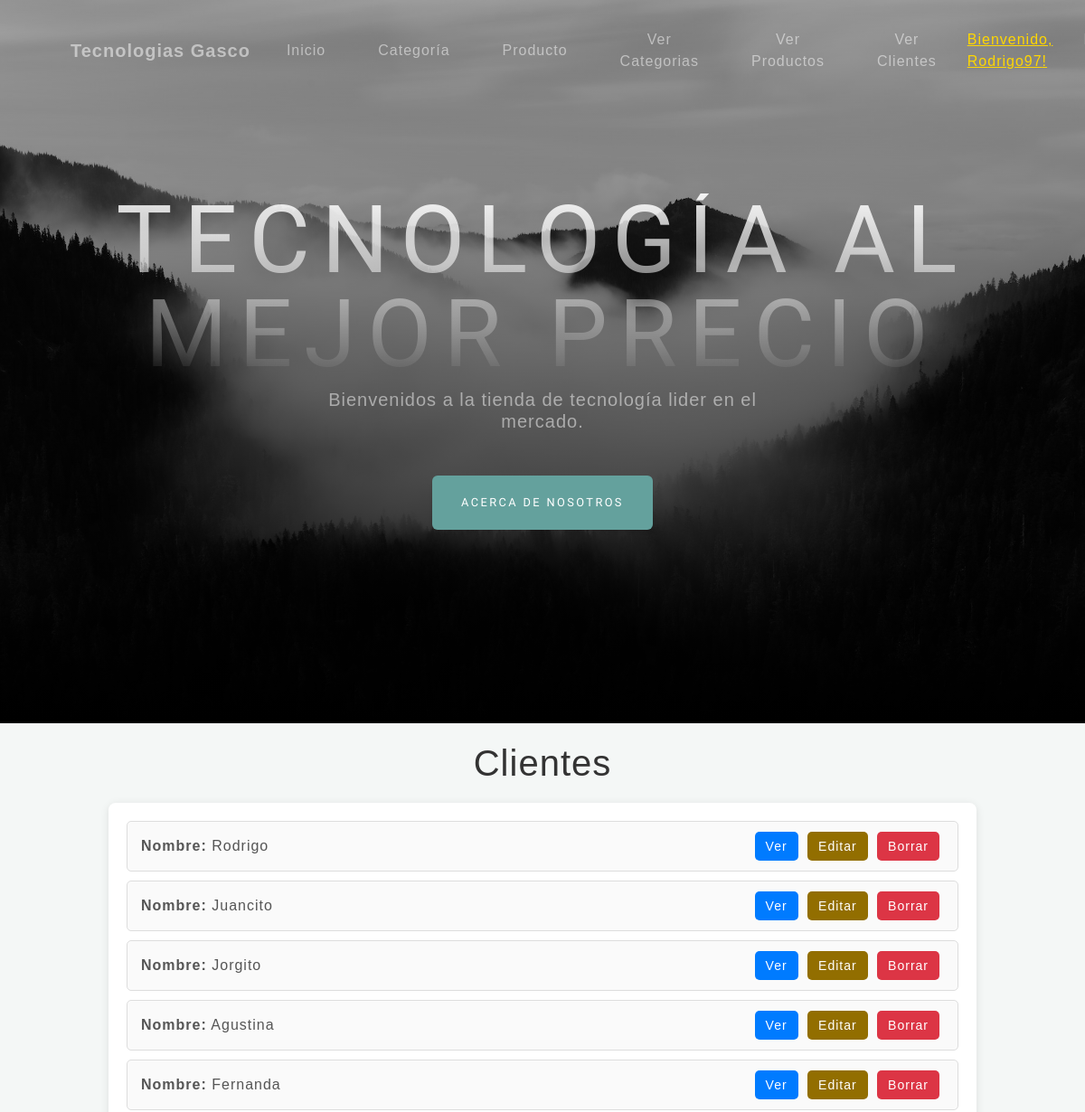
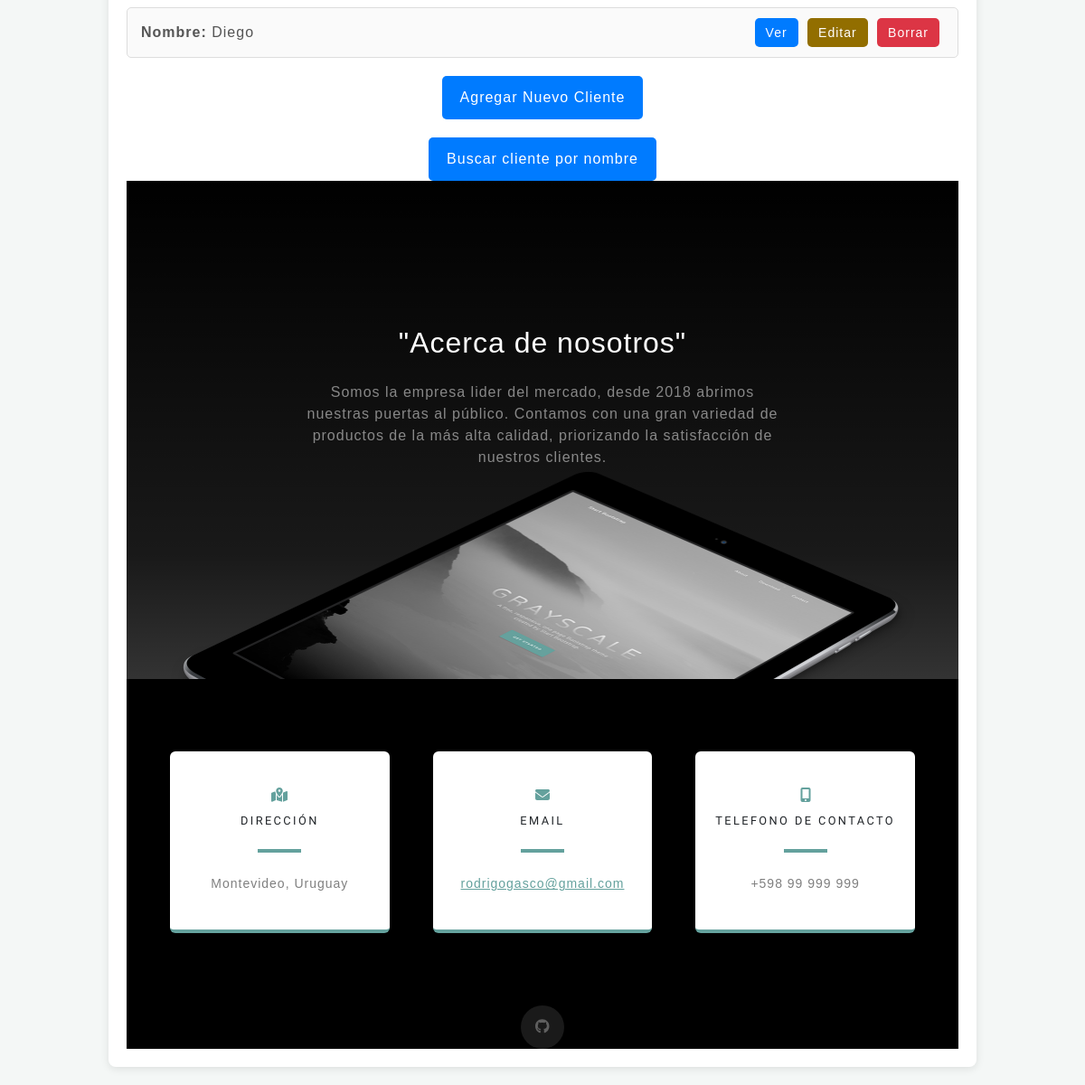
The app's page /cliente/lista/ (signed in) with its own data (2 pictures, top to bottom).
### AppGasco/models.py (models this page shows, shortened)
class Cliente(models.Model):
    nombre_cliente = models.CharField(max_length=40)
    apellido = models.CharField(max_length=40)
    email = models.EmailField()
    telefono = models.CharField (max_length=20)
    direccion = models.TextField()

### AppGasco/views_clases.py (the view)
# urls.py: path('cliente/lista/', views_clases.ClienteListView.as_view(), name='List_Cliente'),
class ClienteListView(LoginRequiredMixin,ListView):
    model = Cliente  # Modelo con el que trabaja esta vista
    template_name = "appgasco/Vistas_Clase_Cliente/cliente_list.html"  # Plantilla para renderizar la lista
    login_url = reverse_lazy('Login')

### AppGasco/templates/appgasco/Vistas_Clase_Cliente/cliente_list.html (shortened to what this page needs)
{% extends 'AppGasco/index.html' %}
{% load static %}
{% block main %}
<h1>Clientes</h1>
<div class="cliente-list">
    {% if object_list %}
        <ul>
            {% for cliente in object_list %}
                <li>
                    <p><strong>Nombre:</strong> {{ cliente.nombre_cliente }}</p>
                    <div class="actions">
                        <a href="{% url 'Detail_Cliente' cliente.pk %}" class="btn-view">Ver</a>
                        <a href="{% url 'Edit_Cliente' cliente.pk %}" class="btn-edit">Editar</a>
                        <a href="{% url 'Delete_Cliente' cliente.pk %}" class="btn-delete">Borrar</a>
                    </div>
                </li>
            {% endfor %}
        </ul>
    {% else %}
        <p class="empty-message">No hay clientes disponibles.</p>
    {% endif %}
    <div class="actions-global">
        <a href="{% url 'New_Cliente' %}" class="btn-new">Agregar Nuevo Cliente</a>
    </div>
    <div class="actions-global">
        <a href="{% url 'Busqueda_NombreCliente' %}" class="btn-new">Buscar cliente por nombre</a>
    </div>
{% endblock main %}

### AppGasco/templates/appgasco/index.html (shortened to what this page needs)
{% load static %}
<!DOCTYPE html>
<html lang="en">
    <head>
        <link href="css/styles.css" rel="stylesheet" />
        <link href="{%  static 'appgasco/css/styles.css' %}" rel="stylesheet" />
        <head>
        </head>
        <body id="page-top">
            <nav class="navbar navbar-expand-lg navbar-light fixed-top" id="mainNav">
                <div class="container px-4 px-lg-5">
                    <a class="navbar-brand" href="{% url 'inicio' %}">Tecnologias Gasco</a>
                    <div class="collapse navbar-collapse" id="navbarResponsive">
                        <ul class="navbar-nav ms-auto">
                            <li class="nav-item"><a class="nav-link" href="{% url 'inicio' %}">Inicio</a></li>
                            <li class="nav-item"><a class="nav-link" href="{% url 'categoria' %}">Categoría</a></li>
                            <li class="nav-item"><a class="nav-link" href="{% url 'producto' %}">Producto</a></li>
                            <li class="nav-item"><a class="nav-link" href="{% url 'List_Categoria' %}">Ver Categorias</a></li>
                            <li class="nav-item"><a class="nav-link" href="{% url 'List_Producto' %}">Ver Productos</a></li>
                            <li class="nav-item"><a class="nav-link" href="{% url 'List_Cliente' %}">Ver Clientes</a></li>
                            {% if user.is_authenticated %}
                                <li class="nav-item">
                                    <span class="welcome-message">Bienvenido, {{ user.username }}!</span>
                                </li>
                                <li class="nav-item">
                                    <a class="nav-link" href="{% url 'EditarPerfil' %}">Editar Perfil</a>
                                </li>
                            {% else %}
                                <li class="nav-item"><a class="nav-link" href="{% url 'Login' %}">Iniciar Sesión</a></li>
                                <li class="nav-item"><a class="nav-link" href="{% url 'Register' %}">Registrarse</a></li>
                            {% endif %}
                        </ul>
                    </div>
                </div>
            </nav>
        </body>
        <header class="masthead">
            <div class="container px-4 px-lg-5 d-flex h-100 align-items-center justify-content-center">
                <div class="d-flex justify-content-center">
                    <div class="text-center">
                        <h1 class="mx-auto my-0 text-uppercase">TECNOLOGÍA AL MEJOR PRECIO</h1>
                        <h2 class="text-white-50 mx-auto mt-2 mb-5">Bienvenidos a la tienda de tecnología lider en el mercado.</h2>
                        <a class="btn btn-primary" href="#about">Acerca de nosotros</a>
                    </div>
                </div>
            </div>
        </header>
        {% block main %}{% endblock main %}
        <section class="about-section text-center" id="about">
            <div class="container px-4 px-lg-5">
                <div class="row gx-4 gx-lg-5 justify-content-center">
                    <div class="col-lg-8">
                        <h2 class="text-white mb-4">"Acerca de nosotros"</h2>
                        <p class="text-white-50">
                            Somos la empresa lider del mercado, desde 2018 abrimos nuestras puertas al público. Contamos con una gran variedad de productos de la más alta calidad, priorizando la satisfacción de nuestros clientes.</a>
                        </p>
                    </div>
                </div>
                <img class="img-fluid" src="assets/img/ipad.png" alt="..." />
            </div>
        </section>
        <section class="contact-section bg-black">
            <div class="container px-4 px-lg-5">
                <div class="row gx-4 gx-lg-5">
                    <div class="col-md-4 mb-3 mb-md-0">
                        <div class="card py-4 h-100">
                            <div class="card-body text-center">
                                <i class="fas fa-map-marked-alt text-primary mb-2"></i>
                                <h4 class="text-uppercase m-0">Dirección</h4>
                                <hr class="my-4 mx-auto" />
                                <div class="small text-black-50">Montevideo, Uruguay</div>
                            </div>
                        </div>
                    </div>
                    <div class="col-md-4 mb-3 mb-md-0">
                        <div class="card py-4 h-100">
                            <div class="card-body text-center">
                                <i class="fas fa-envelope text-primary mb-2"></i>
                                <h4 class="text-uppercase m-0">Email</h4>
                                <hr class="my-4 mx-auto" />
                                <div class="small text-black-50"><a href="#!">rodrigogasco@gmail.com</a></div>
                            </div>
                        </div>
                    </div>
                    <div class="col-md-4 mb-3 mb-md-0">
                        <div class="card py-4 h-100">
                            <div class="card-body text-center">
                                <i class="fas fa-mobile-alt text-primary mb-2"></i>
                                <h4 class="text-uppercase m-0">Telefono de contacto</h4>
                                <hr class="my-4 mx-auto" />
                                <div class="small text-black-50">+598 99 999 999</div>
                            </div>
                        </div>
                    </div>
                </div>
                <div class="social d-flex justify-content-center">
                    <a class="mx-2" href="#!"><i class="fab fa-github"></i></a>
                </div>
            </div>
        </section>

### AppGasco/templates/appgasco/index.html (style rules this page uses)
.navbar-nav .nav-item .nav-link { padding: 10px 15px; text-align: center; display: block; font-size: 1rem; }
.navbar-nav .nav-item { margin: 0; }
.navbar-nav { display: flex; gap: 10px; align-items: center; }
.navbar-collapse { justify-content: flex-end; }
.navbar-nav .welcome-message { color: #FFD700; font-size: 1rem; text-decoration: underline; line-height: 1.5; display: flex; align-items: center; }

### AppGasco/templates/appgasco/Vistas_Clase_Cliente/cliente_list.html (style rules this page uses)
body { font-family: Arial, sans-serif; background-color: #f4f7f6; margin: 0; padding: 0; }
h1 { color: #333; text-align: center; margin-top: 20px; }
.cliente-list { width: 80%; margin: 20px auto; padding: 20px; background-color: #fff; border-radius: 8px; box-shadow: 0 2px 10px rgba(0, 0, 0, 0.1); }
.cliente-list ul { list-style: none; padding: 0; }
.cliente-list li { display: flex; justify-content: space-between; align-items: center; background-color: #fafafa; border: 1px solid #ddd; margin-bottom: 10px; padding: 15px; border-radius: 5px; transition: background-color 0.3s ease; }
.cliente-list p { margin: 0; color: #555; }
.cliente-list .actions a { text-decoration: none; padding: 8px 12px; margin-right: 5px; border-radius: 5px; font-size: 14px; color: #fff; transition: background-color 0.3s ease; }
.cliente-list .actions .btn-view { background-color: #007bff; }
.cliente-list .actions .btn-edit { background-color: #926e00; }
.cliente-list .actions .btn-delete { background-color: #dc3545; }
.actions-global { display: flex; justify-content: center; margin-top: 20px; }
.actions-global .btn-new { padding: 12px 20px; background-color: #007bff; color: #fff; text-decoration: none; border-radius: 5px; font-size: 16px; transition: background-color 0.3s ease; }

### records on screen
Cliente: nombre_cliente "Rodrigo"
Cliente: nombre_cliente "Juancito"
Cliente: nombre_cliente "Jorgito"
Cliente: nombre_cliente "Agustina"
Cliente: nombre_cliente "Fernanda"
Cliente: nombre_cliente "Diego"

### other values on screen
{{ user.username }} "Rodrigo97"
